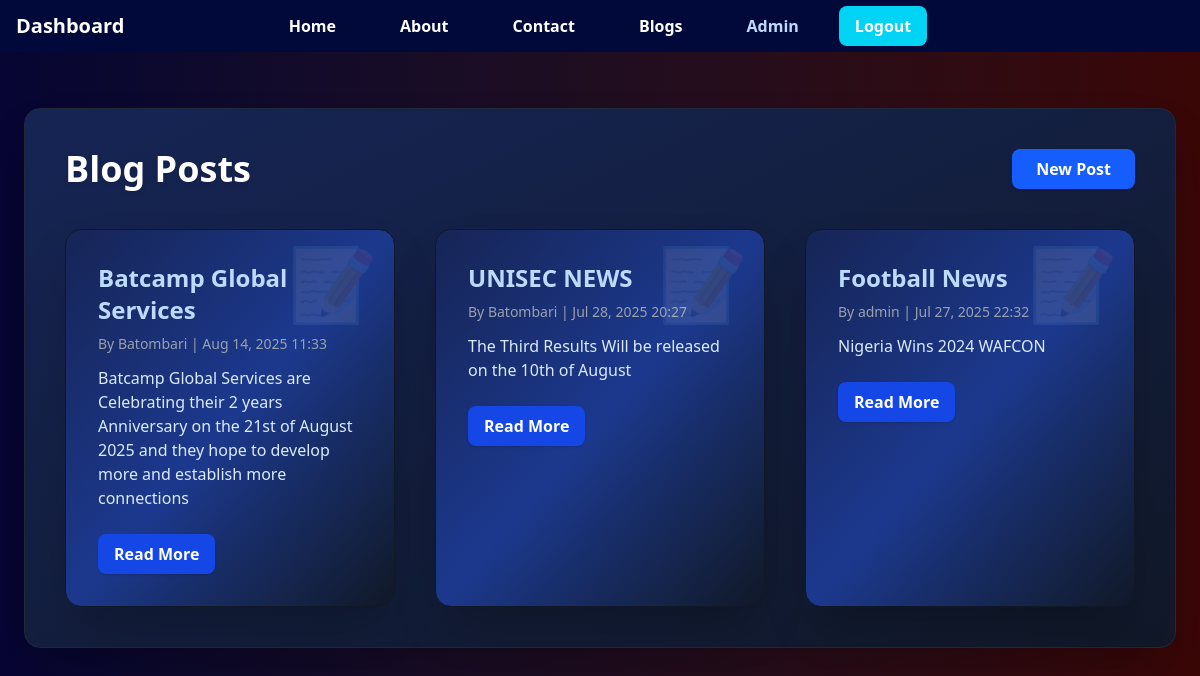
Page /blog/ (signed in) on the committed database.
### blog/models.py (models this page shows, shortened)
class BlogPost(models.Model):
    title = models.CharField(max_length=200)
    slug = models.SlugField(unique=True)
    author = models.ForeignKey(get_user_model(), on_delete=models.CASCADE)
    content = models.TextField()
    created_at = models.DateTimeField(auto_now_add=True)
    updated_at = models.DateTimeField(auto_now=True)

### blog/views.py (the view)
# urls.py: path('', views.blog_list, name='blog_list'),
def blog_list(request):
    posts = BlogPost.objects.order_by('-created_at')
    return render(request, 'blog/blog_list.html', {'posts': posts})

### blog/templates/blog/blog_list.html (shortened to what this page needs)
{% extends 'base.html' %}
{% block content %}
<div class="max-w-6xl mx-auto mt-14 bg-gradient-to-br from-blue-950 to-gray-900 p-10 rounded-2xl shadow-2xl border border-gray-800">
    <div class="flex items-center justify-between mb-10">
        <h1 class="text-4xl font-extrabold text-white drop-shadow">Blog Posts</h1>
        {% if user.is_authenticated %}
            <a href="{% url 'blog_create' %}" class="px-6 py-2 bg-blue-600 text-white rounded-lg font-semibold shadow hover:bg-blue-700 transition">New Post</a>
        {% endif %}
    </div>
    <div class="grid grid-cols-1 md:grid-cols-2 lg:grid-cols-3 gap-10">
        {% for post in posts %}
            <div class="relative group bg-gradient-to-br from-blue-950 via-blue-900 to-gray-900 p-8 rounded-2xl shadow-2xl border border-gray-900 hover:scale-[1.03] hover:shadow-2xl transition-all duration-200 overflow-hidden">
                <div class="absolute top-0 right-0 m-4 opacity-10 text-7xl font-extrabold pointer-events-none select-none group-hover:opacity-20 transition">📝</div>
                <a href="{% url 'blog_detail' post.slug %}" class="text-2xl font-extrabold text-blue-200 hover:underline block mb-2">{{ post.title }}</a>
                <p class="text-gray-400 text-sm mb-3">By {{ post.author }} | {{ post.created_at|date:"M d, Y H:i" }}</p>
                <p class="mb-4 text-blue-100">{{ post.content|truncatewords:30 }}</p>
                <a href="{% url 'blog_detail' post.slug %}" class="inline-block mt-2 px-4 py-2 bg-blue-700 text-white rounded-lg font-semibold shadow hover:bg-blue-800 transition">Read More</a>
            </div>
        {% empty %}
            <p class="col-span-3 text-center text-blue-200">No blog posts yet.</p>
        {% endfor %}
    </div>
</div>
{% endblock %}

### theme/templates/base.html (shortened to what this page needs)
{% load static tailwind_tags %}
<!DOCTYPE html>
<html lang="en">
<head>
    {% tailwind_css %}
</head>
<body class="min-h-screen bg-gradient-to-r from-[#060533] to-[#3a0606] transition">
    <nav class="sticky flex h-13 justify-center items-center py-2 bg-[#01093a] text-white">
        <div class="flex items-center gap-3">
            {% if user.is_staff %}
            <a href="/bat/admin/users" class="font-bold text-xl left-4 absolute text-white hover:text-blue-200">Dashboard</a>
            {% else%}
            <a href="#" class="font-extrabold text-2xl tracking-tight left-4 absolute text-white hover:text-blue-300">Batcamp</a>
            {% endif %}
        </div>
        <div class="hidden md:flex space-x-8 items-center">
            <a href="/" class="px-4 py-2 rounded-lg text-base font-semibold text-white hover:bg-cyan-600 hover:text-white transition">Home</a>
            <a href="{% url 'about' %}" class="px-4 py-2 rounded-lg text-base font-semibold text-white hover:bg-cyan-600 hover:text-white transition">About</a>
            <a href="/" class="px-4 py-2 rounded-lg text-base font-semibold text-white hover:bg-cyan-600 hover:text-white transition">Contact</a>
            {% if user.is_authenticated %}
                <a href="{% url 'blog_list' %}" class="px-4 py-2 rounded-lg text-base font-semibold text-white hover:bg-blue-700 hover:text-white transition">Blogs</a>
                <span class="ml-4 font-semibold text-blue-200 capitalize">{{ user.username }}</span>
                <form method="post" action="{% url 'logout' %}" class="inline ml-2">{% csrf_token %}
                    <button type="submit" class="px-4 py-2 rounded-lg bg-cyan-400 text-white hover:bg-red-700 font-semibold transition">Logout</button>
                </form>
            {% else %}
                <a href="{% url 'login' %}" class="ml-4 px-4 py-2 rounded-lg bg-cyan-600 text-white hover:bg-cyan-700 font-semibold transition">Login</a>
                <a href="{% url 'register' %}" class="ml-2 px-4 py-2 rounded-lg border border-blue-200 text-cyan-200 hover:bg-cyan-700 font-semibold transition">Sign Up</a>
            {% endif %}
        </div>
    </nav>
    <main class="min-h-[80vh]  bg-gradient-to-r from-[#060533] to-[#3a0606]">
        {% block content %}
        {% endblock %}
    </main>
</body>
</html>

### rows in the picture
BlogPost: title "Batcamp Global Services", author "Batombari", created_at "Aug 14, 2025 11:33", content "Batcamp Global Services are Celebrating their 2 years Anniversary on the 21st of August 2025 and they hope to develop more and establish more connections"
BlogPost: title "UNISEC NEWS", author "Batombari", created_at "Jul 28, 2025 20:27", content "The Third Results Will be released on the 10th of August"
BlogPost: title "Football News", author "admin", created_at "Jul 27, 2025 22:32", content "Nigeria Wins 2024 WAFCON"

### other values in the picture
{{ user.username }} "Admin"
